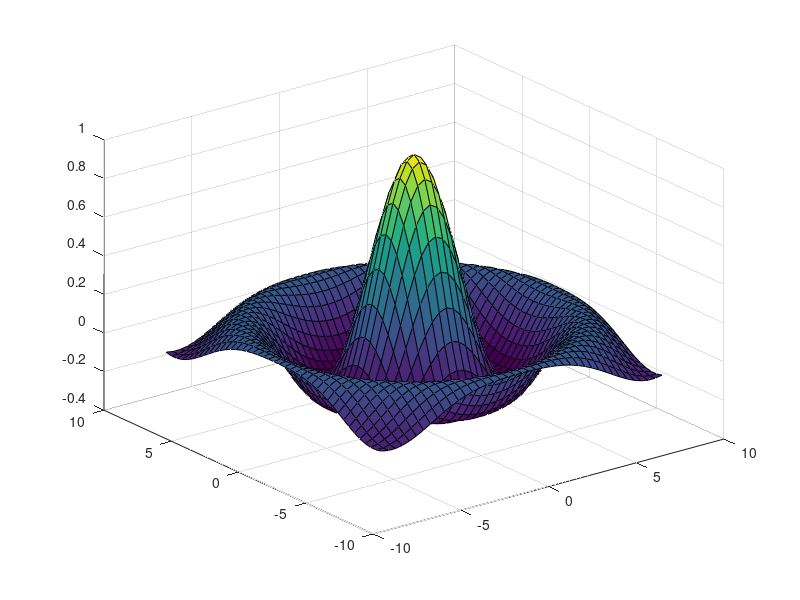

The MATLAB script that drew this image: (Note: this script raises an error after producing the figure.)
figure ("visible", "off");
sombrero;
gl_print ("sombrero.svg")'
gl_print ("sombrero.png")'

plot (sin (0:0.1:2*pi));
gl_print (gcf, "sin_simple.svg", true)
gl_print (gcf, "sin_simple.png", true)

#später ggf. mit stat Dateigröße überprüfen

assert (stat ("sombrero.svg").size, 2692270, 10)
assert (stat ("sombrero.png").size, 287687, 10)
assert (stat ("sin_simple.svg").size, 7438, 10)
assert (stat ("sin_simple.png").size, 21523, 10)

